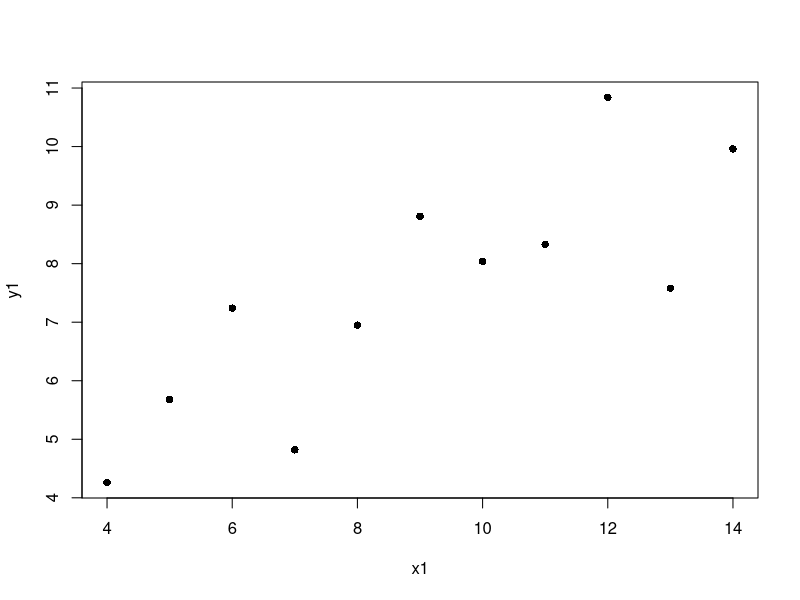
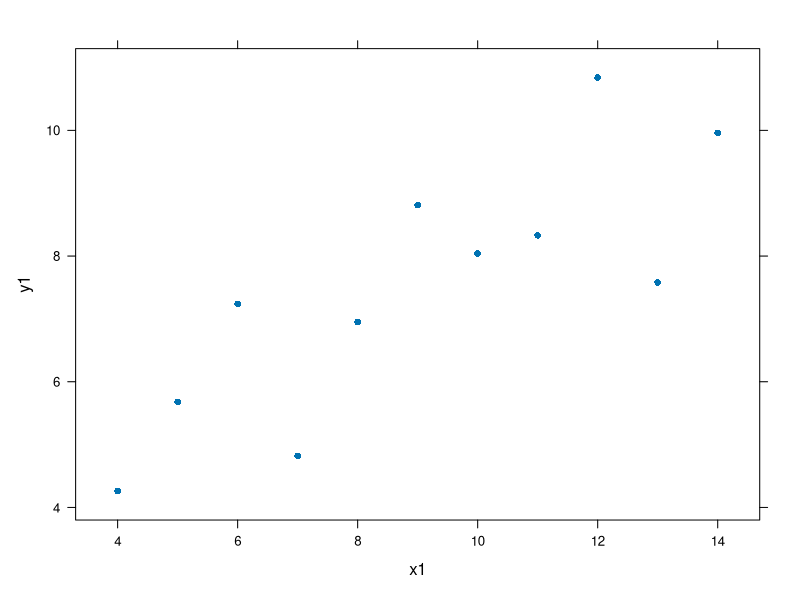
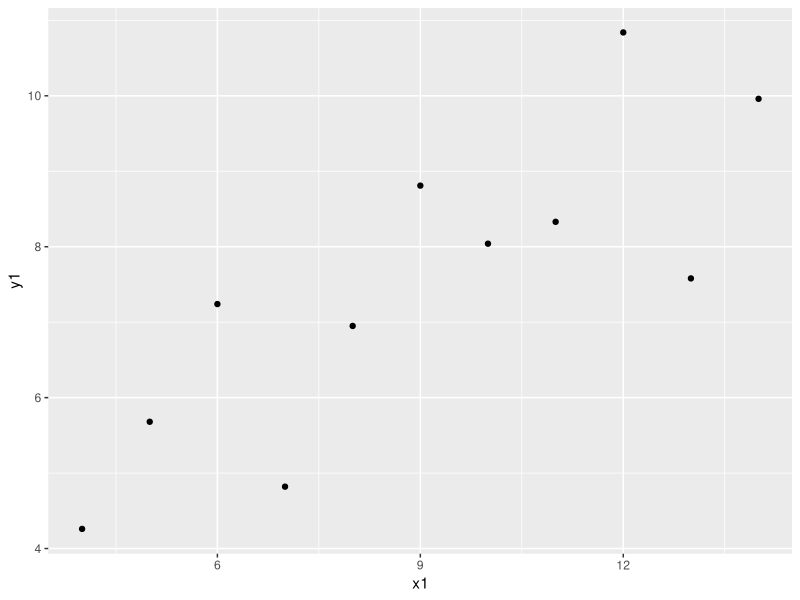
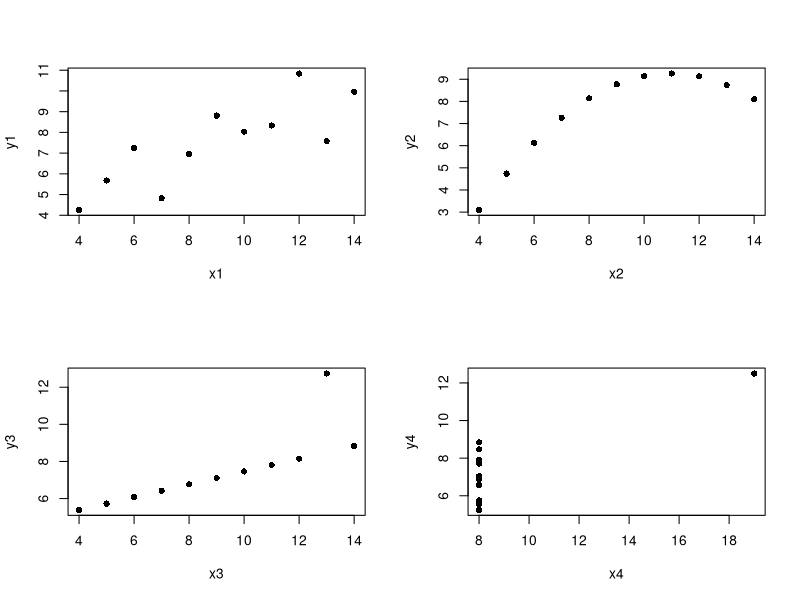
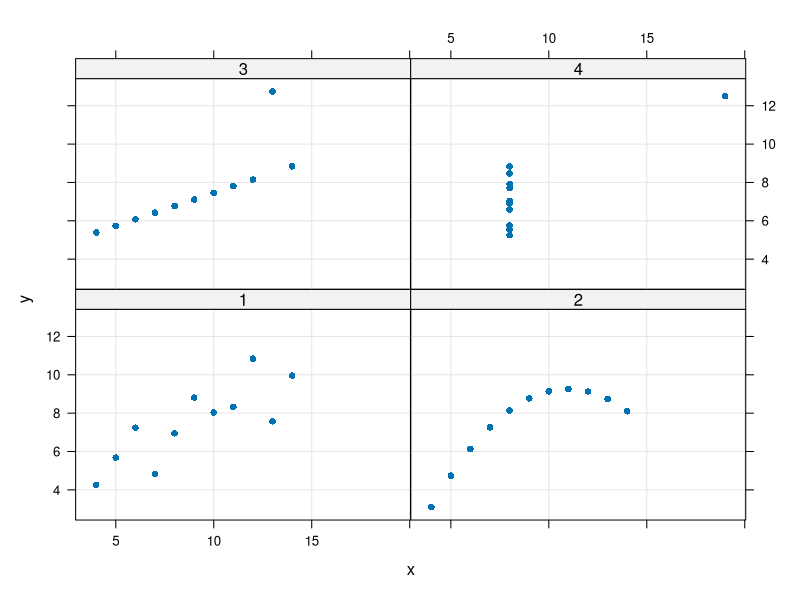
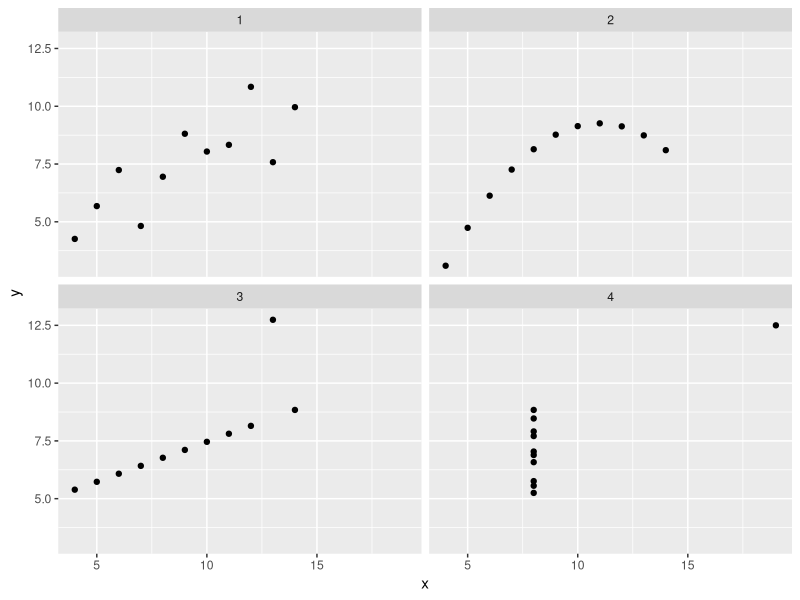
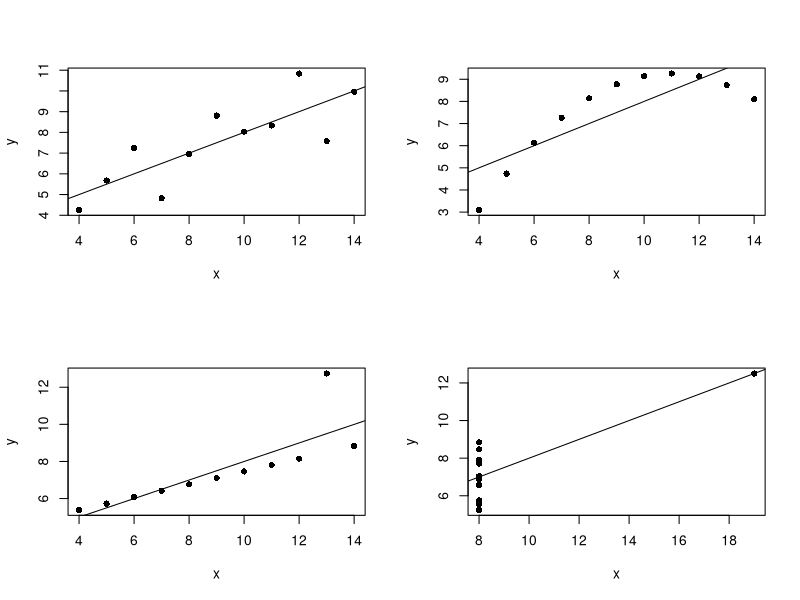
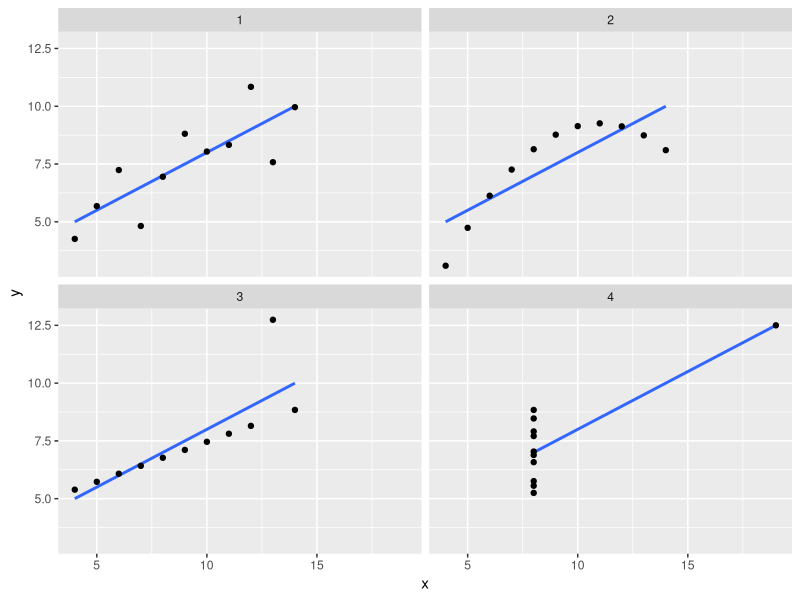

Source code (R) for these figures, in order:

library(graphics)
library(lattice)
library(ggplot2)

plot(y1 ~ x1, data = anscombe, pch = 16)
xyplot(y1 ~ x1, data = anscombe, pch = 16)
ggplot(data = anscombe) + geom_point(aes(x = x1, y = y1))

par(mfrow = c(2, 2))
plot(y1 ~ x1, data = anscombe, pch = 16)
plot(y2 ~ x2, data = anscombe, pch = 16)
plot(y3 ~ x3, data = anscombe, pch = 16)
plot(y4 ~ x4, data = anscombe, pch = 16)

anscombe.long <- 
  with(anscombe,
       data.frame(x = c(x1, x2, x3, x4), 
                  y = c(y1, y2, y3, y4),
                  which = rep(c("1", "2", "3", "4"), each = 11)))

xyplot(y ~ x | which, data = anscombe.long, pch = 16, grid = TRUE)

ggplot(data = anscombe.long) + facet_wrap(~ which) + geom_point(aes(x = x, y = y))



for (w in c("1", "2", "3", "4")) {
  plot(y ~ x, data = anscombe.long, pch = 16, subset = (which == w))
  abline(lm(y ~ x, data = anscombe.long, subset = (which == w)))
}

ggplot(data = anscombe.long) + facet_wrap(~ which) +
  geom_smooth(aes(x = x, y = y), method = "lm", se = FALSE) + 
  geom_point(aes(x = x, y = y))

xyplot(y ~ x | which, data = anscombe.long, pch = 16,
       panel = panel.lmline)

displayFunction <- function(x, y) {
  panel.grid(h = -1, v = -1)               ## add a reference grid
  panel.points(x, y, pch = 16)             ## draw the points
  panel.lmline(x, y, col = "grey50")       ## draw linear regression line
}

xyplot(y ~ x | which, data = anscombe.long, pch = 16,
       panel = displayFunction)



